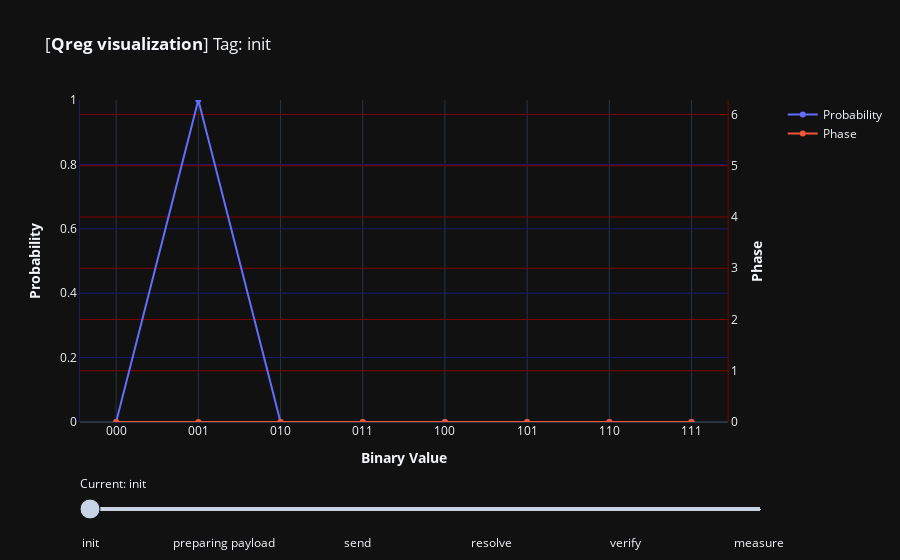

Source (notebook cell):
### Code cell
bob.measure()
plt.add('measure')
plt.show()

### Figure 1 — Plotly figure (JSON) as saved in the notebook; plotly's stock layout.template omitted (floating-point values rounded to 4 significant figures)
{"data": [{"name": "Probability", "type": "scatter", "visible": true, "x": ["000", "001", "010", "011", "100", "101", "110", "111"], "xaxis": "x", "y": [0, 1, 0, 0, 0, 0, 0, 0], "yaxis": "y"}, {"name": "Phase", "type": "scatter", "visible": true, "x": ["000", "001", "010", "011", "100", "101", "110", "111"], "xaxis": "x", "y": [0, 0, 0, 0, 0, 0, 0, 0], "yaxis": "y2"}, {"name": "Probability", "type": "scatter", "visible": false, "x": ["000", "001", "010", "011", "100", "101", "110", "111"], "xaxis": "x", "y": [0.1464, 0.8536, 0, 0, 0, 0, 0, 0], "yaxis": "y"}, {"name": "Phase", "type": "scatter", "visible": false, "x": ["000", "001", "010", "011", "100", "101", "110", "111"], "xaxis": "x", "y": [5.105, 0.3927, 0, 0, 0, 0, 0, 0], "yaxis": "y2"}, {"name": "Probability", "type": "scatter", "visible": false, "x": ["000", "001", "010", "011", "100", "101", "110", "111"], "xaxis": "x", "y": [0, 0, 0, 0.8536, 0, 0, 0, 0.1464], "yaxis": "y"}, {"name": "Phase", "type": "scatter", "visible": false, "x": ["000", "001", "010", "011", "100", "101", "110", "111"], "xaxis": "x", "y": [0, 0, 0, 3.534, 0, 0, 0, 5.105], "yaxis": "y2"}, {"name": "Probability", "type": "scatter", "visible": false, "x": ["000", "001", "010", "011", "100", "101", "110", "111"], "xaxis": "x", "y": [0, 0, 0, 0.1464, 0, 0, 0, 0.8536], "yaxis": "y"}, {"name": "Phase", "type": "scatter", "visible": false, "x": ["000", "001", "010", "011", "100", "101", "110", "111"], "xaxis": "x", "y": [0, 0, 0, 5.105, 0, 0, 0, 0.3927], "yaxis": "y2"}, {"name": "Probability", "type": "scatter", "visible": false, "x": ["000", "001", "010", "011", "100", "101", "110", "111"], "xaxis": "x", "y": [0, 0, 0, 3.997e-15, 0, 0, 0, 1.0], "yaxis": "y"}, {"name": "Phase", "type": "scatter", "visible": false, "x": ["000", "001", "010", "011", "100", "101", "110", "111"], "xaxis": "x", "y": [0, 0, 0, 4.712, 0, 0, 0, 0], "yaxis": "y2"}, {"name": "Probability", "type": "scatter", "visible": false, "x": ["000", "001", "010", "011", "100", "101", "110", "111"], "xaxis": "x", "y": [0, 0, 0, 0, 0, 0, 0, 1.0], "yaxis": "y"}, {"name": "Phase", "type": "scatter", "visible": false, "x": ["000", "001", "010", "011", "100", "101", "110", "111"], "xaxis": "x", "y": [0, 0, 0, 0, 0, 0, 0, 0], "yaxis": "y2"}], "layout": {"sliders": [{"active": 0, "currentvalue": {"prefix": "Current: "}, "pad": {"t": 50}, "steps": [{"args": [{"visible": [true, true, false, false, false, false, false, false, false, false, false, false]}, {"title": "[<b>Qreg visualization</b>] Tag: init"}], "label": "init", "method": "update"}, {"args": [{"visible": [false, false, true, true, false, false, false, false, false, false, false, false]}, {"title": "[<b>Qreg visualization</b>] Tag: preparing payload"}], "label": "preparing payload", "method": "update"}, {"args": [{"visible": [false, false, false, false, true, true, false, false, false, false, false, false]}, {"title": "[<b>Qreg visualization</b>] Tag: send"}], "label": "send", "method": "update"}, {"args": [{"visible": [false, false, false, false, false, false, true, true, false, false, false, false]}, {"title": "[<b>Qreg visualization</b>] Tag: resolve"}], "label": "resolve", "method": "update"}, {"args": [{"visible": [false, false, false, false, false, false, false, false, true, true, false, false]}, {"title": "[<b>Qreg visualization</b>] Tag: verify"}], "label": "verify", "method": "update"}, {"args": [{"visible": [false, false, false, false, false, false, false, false, false, false, true, true]}, {"title": "[<b>Qreg visualization</b>] Tag: measure"}], "label": "measure", "method": "update"}]}], "title": {"text": "[<b>Qreg visualization</b>] Tag: init"}, "xaxis": {"anchor": "y", "domain": [0, 0.94], "title": {"text": "<b>Binary Value</b>"}}, "yaxis": {"anchor": "x", "domain": [0, 1], "gridcolor": "midnightblue", "linecolor": "midnightblue", "range": [0, 1], "title": {"text": "<b>Probability</b>"}}, "yaxis2": {"anchor": "x", "gridcolor": "maroon", "linecolor": "maroon", "overlaying": "y", "range": [0, 6.283], "side": "right", "title": {"text": "<b>Phase</b>"}}}}
